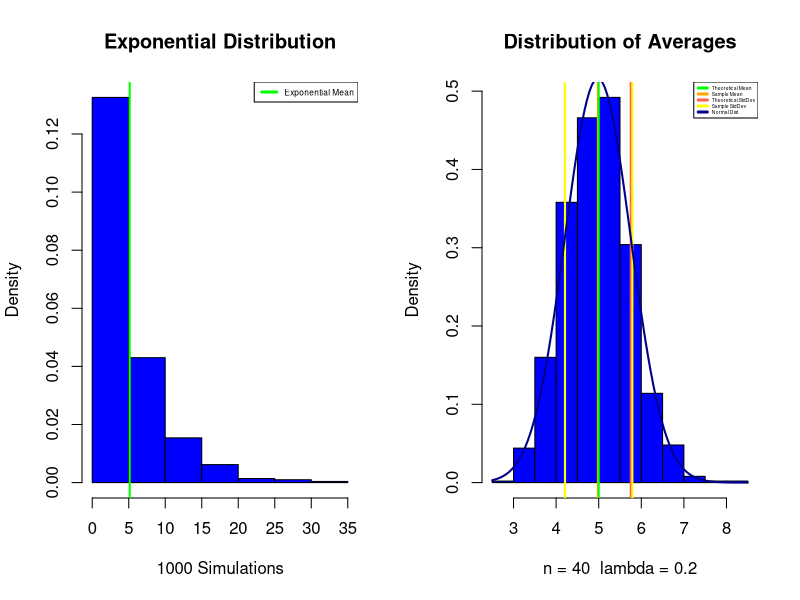
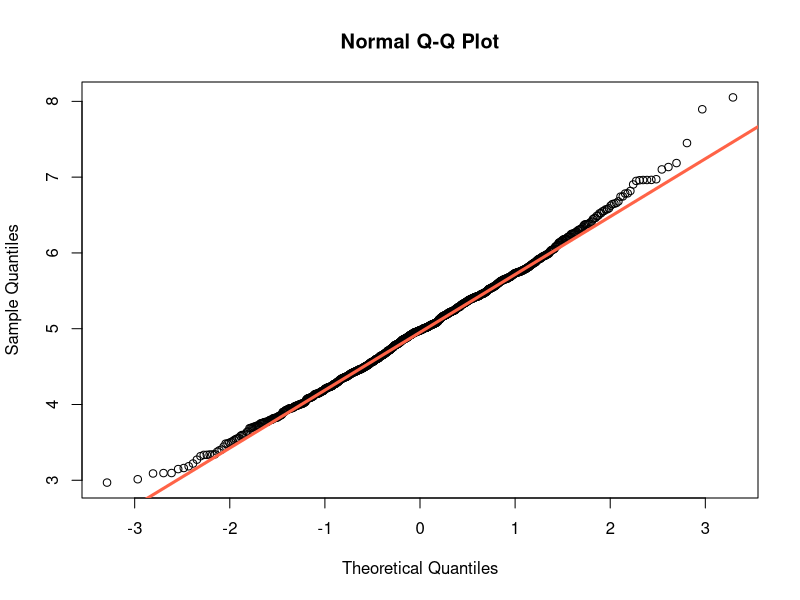
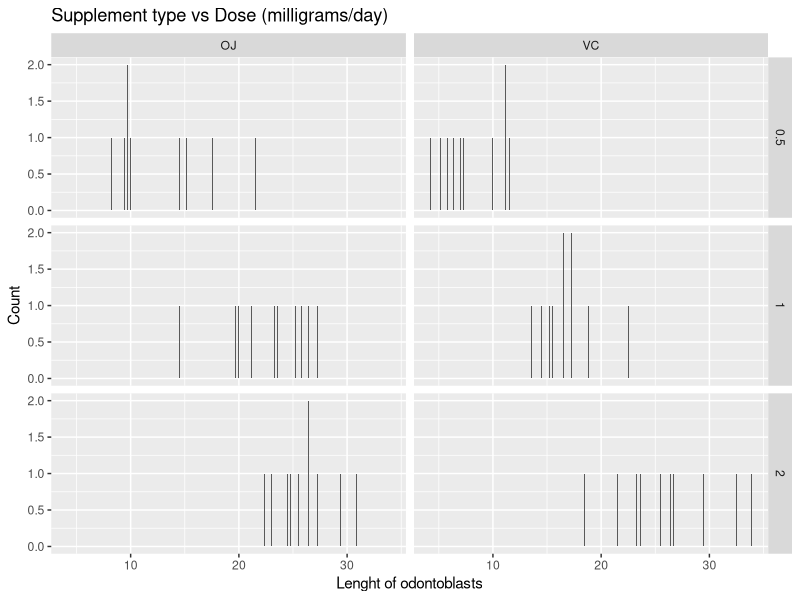
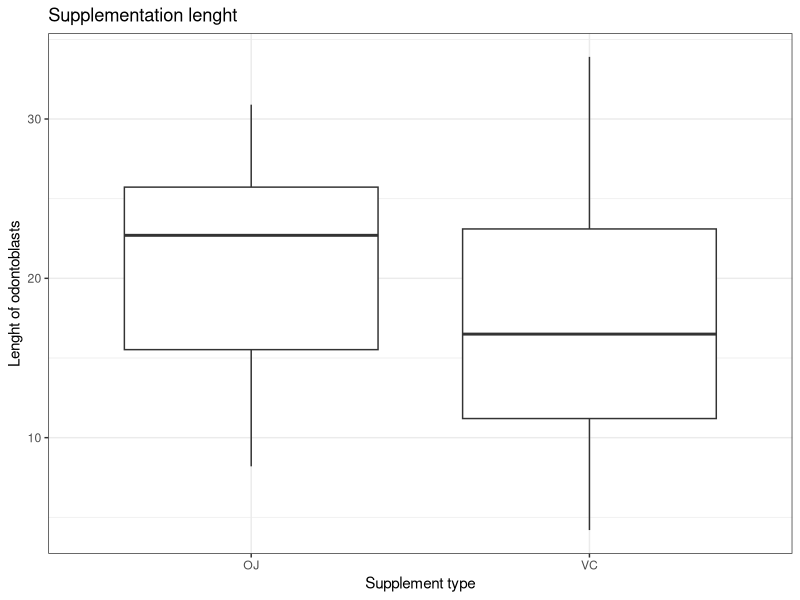
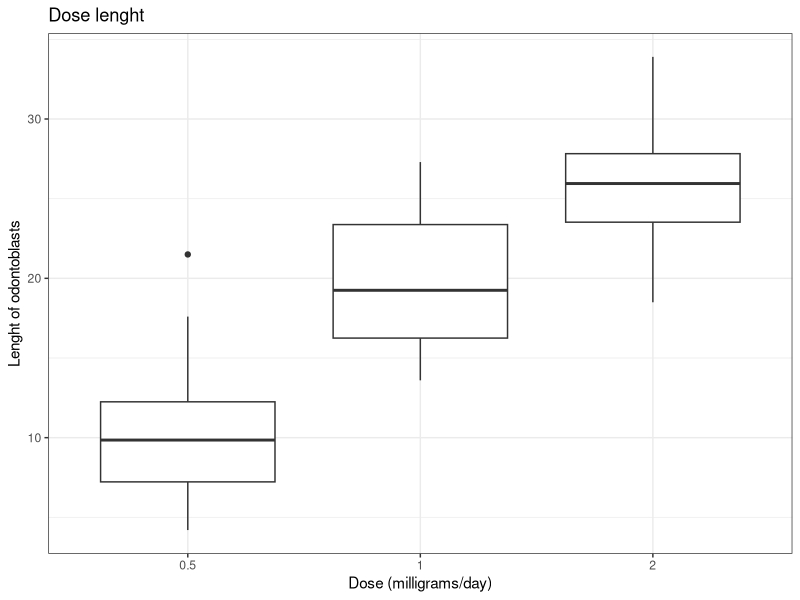

Reproduce these figures in R, in order.
## ---- chunk 1
# Number of observations
n <- 40

# Mean and Std Deviation 'lambda'
lambda <- 0.2

# Number of simulations
sim <- 1000

# Defining an empty vector
vect <- as.numeric()

# Looping a 1000 simulations
for (i in 1:sim){
        vect <- c(vect, mean(rexp(n, lambda)) ) }

# Creating a plotting environment
par(mfrow = c(1,2))

# Pseudo random number, for reproducibilty sake
set.seed(12345)

# First plot (Exponenctial Distribution)
hist(rexp(sim, lambda), col = "blue", xlab = "1000 Simulations",
     main = "Exponential Distribution", freq = FALSE)
abline(v= mean(rexp(sim, lambda)), col = "green", lwd = 2)
legend(x = "topright", legend = "Exponential Mean", col = "green", lty = 1,
       lwd = 3, cex = 0.5)

# Second plot (Distribution of Averages)
hist(vect, col = "blue", main = "Distribution of Averages",
     breaks = 10, xlab = "n = 40  lambda = 0.2", freq = FALSE)
abline(v = mean(vect), col = "orange", lwd = 2)
abline(v = 1/lambda, col = "green", lwd = 2)
abline(v = sd(vect)*c(-1,1)+mean(vect), col = "tomato", lwd = 2)
abline(v = (1/lambda)/sqrt(n)*c(-1,1)+(1/lambda), col = "yellow", lwd = 2)
curve(dnorm(x, mean = mean(vect), sd = sd(vect)), col = "darkblue", lwd = 2, add = TRUE)
legend(x = "topright", lty = 1, cex = 0.3, lwd = 3,
       col = c("green", "orange", "tomato", "yellow", "darkblue"),
       legend = c("Theoretical Mean", "Sample Mean", "Theoretical StdDev",
                  "Sample StdDev", "Normal Dist"))
## ---- chunk 2
sample.mean <- mean(vect)
sample.mean
theoretical.mean <- 1/lambda
theoretical.mean
## ---- chunk 3
sample.variance <- sd(vect)^2
sample.variance
theoretical.variance <- ((1/lambda)/sqrt(n))^2
theoretical.variance
## ---- chunk 4
par(mfrow = c(1,1))
qqnorm(vect)
qqline(vect, col = "tomato", lwd = 3)
# Interpretation: If the Sample quantiles provide from a Normal Distribution, then it 
#                 should be the same as the Theoretical quantiles matching an Identity Line. 
## ---- chunk 5
Tooth <- datasets::ToothGrowth
Tooth
## ---- chunk 6
library(ggplot2)

ggplot(Tooth) +
        geom_bar(aes(len)) +
        facet_grid(dose ~ supp) +
        theme_set(theme_bw()) + 
        labs(x = "Lenght of odontoblasts", y = "Count",
             title = "Supplement type vs Dose (milligrams/day)")

ggplot(Tooth, aes(x = supp, y = len)) +
        geom_boxplot() +
        theme_set(theme_bw()) + 
        labs(x = "Supplement type", y = "Lenght of odontoblasts",
             title = "Supplementation lenght")

ggplot(Tooth, aes(x = factor(dose), y = len)) +
        geom_boxplot() +
        theme_set(theme_bw()) + 
        labs(x = "Dose (milligrams/day)", y = "Lenght of odontoblasts",
             title = "Dose lenght")
## ---- chunk 7
library(dplyr)

Tooth.total <- Tooth %>% group_by(supp, dose) %>%
        summarise(total_len = sum(len))
Tooth.total
## ---- chunk 8
# Growth by dose of 0.5 milligrams per day
test1 <- Tooth %>% filter(dose == 0.5) %>% print
n_x <- 10 ; n_y <- 10
x_bar <- mean(test1$len[1:10]); y_bar <- mean(test1$len[11:20])
sd_x <- sd(test1$len[1:10]); sd_y <- sd(test1$len[11:20])
alpha <- 0.05
S_p <- sqrt( ((n_x-1)*sd_x^2 + (n_y-1)*sd_y^2) / (n_x+n_y-2) )
t_s <- qt(1-alpha/2, n_x+n_y-2)
round( (y_bar - x_bar) + c(-1, 1) * t_s * S_p * (sqrt(1/n_x + 1/n_y)), 3)

# Growth by dose of 1.0 milligrams per day
test2 <- Tooth %>% filter(dose == 1) %>% print
n_x <- 10 ; n_y <- 10
x_bar <- mean(test2$len[1:10]); y_bar <- mean(test2$len[11:20])
sd_x <- sd(test2$len[1:10]); sd_y <- sd(test2$len[11:20])
alpha <- 0.05
S_p <- sqrt( ((n_x-1)*sd_x^2 + (n_y-1)*sd_y^2) / (n_x+n_y-2) )
t_s <- qt(1-alpha/2, n_x+n_y-2)
round( (y_bar - x_bar) + c(-1, 1) * t_s * S_p * (sqrt(1/n_x + 1/n_y)), 3)

# Growth by dose of 2.0 milligrams per day
test3 <- Tooth %>% filter(dose == 2) %>% print
n_x <- 10 ; n_y <- 10
x_bar <- mean(test3$len[1:10]); y_bar <- mean(test3$len[11:20])
sd_x <- sd(test3$len[1:10]); sd_y <- sd(test3$len[11:20])
alpha <- 0.05
S_p <- sqrt( ((n_x-1)*sd_x^2 + (n_y-1)*sd_y^2) / (n_x+n_y-2) )
t_s <- qt(1-alpha/2, n_x+n_y-2)
round( (y_bar - x_bar) + c(-1, 1) * t_s * S_p * (sqrt(1/n_x + 1/n_y)), 3)
